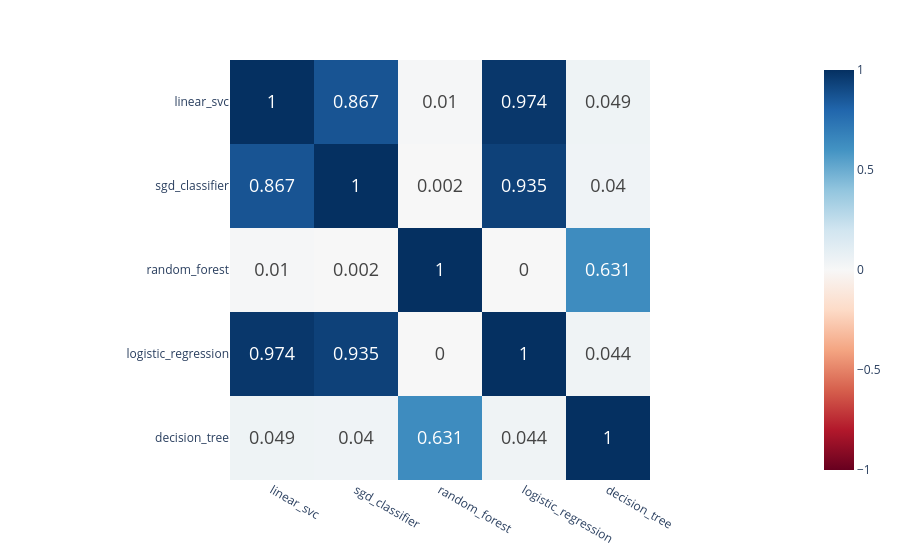

The notebook cell this image was saved under:
### Markdown cell above
## Model Correlation Analysis

**Two complementary analyses:**

### 1. Feature-Level Correlation
- Correlates model **weights/importances** across 768 BERT dimensions
- **Question:** "Do models rely on the same embedding dimensions?"

### Code cell
df_corr = df_features.drop(columns="feature_num").corr(method="spearman")
fig = px.imshow(
    df_corr,
    color_continuous_midpoint=0,
    color_continuous_scale="RdBu",
)
fig.data[0].text = df_corr.round(3).to_numpy()
fig.data[0].texttemplate = "%{text}"
fig.update_traces(textfont_size=18)
fig

### Figure 1 — Plotly figure (JSON) as saved in the notebook; plotly's stock layout.template omitted (floating-point values rounded to 4 significant figures)
{"data": [{"coloraxis": "coloraxis", "hovertemplate": "x: %{x}<br>y: %{y}<br>color: %{z}<extra></extra>", "name": "0", "text": [[1.0, 0.867, 0.01, 0.974, 0.049], [0.867, 1.0, 0.002, 0.935, 0.04], [0.01, 0.002, 1.0, 0.0, 0.631], [0.974, 0.935, 0.0, 1.0, 0.044], [0.049, 0.04, 0.631, 0.044, 1.0]], "textfont": {"size": 18}, "texttemplate": "%{text}", "type": "heatmap", "x": ["linear_svc", "sgd_classifier", "random_forest", "logistic_regression", "decision_tree"], "xaxis": "x", "y": ["linear_svc", "sgd_classifier", "random_forest", "logistic_regression", "decision_tree"], "yaxis": "y", "z": [[1.0, 0.8669, 0.01024, 0.9741, 0.04945], [0.8669, 1.0, 0.002148, 0.9352, 0.04004], [0.01024, 0.002148, 1.0, 0.0001398, 0.6305], [0.9741, 0.9352, 0.0001398, 1.0, 0.04408], [0.04945, 0.04004, 0.6305, 0.04408, 1.0]]}], "layout": {"coloraxis": {"cmid": 0, "colorscale": [[0, "rgb(103,0,31)"], [0.1, "rgb(178,24,43)"], [0.2, "rgb(214,96,77)"], [0.3, "rgb(244,165,130)"], [0.4, "rgb(253,219,199)"], [0.5, "rgb(247,247,247)"], [0.6, "rgb(209,229,240)"], [0.7, "rgb(146,197,222)"], [0.8, "rgb(67,147,195)"], [0.9, "rgb(33,102,172)"], [1, "rgb(5,48,97)"]]}, "margin": {"t": 60}, "xaxis": {"anchor": "y", "constrain": "domain", "domain": [0, 1], "scaleanchor": "y"}, "yaxis": {"anchor": "x", "autorange": "reversed", "constrain": "domain", "domain": [0, 1]}}}
